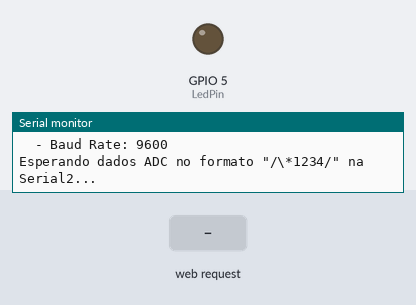
The sketch below on a simulated ESP32. Parts: output pins drawn as LEDs (lit = HIGH), the last lines printed to the serial monitor. Inputs (shaded band) come from the test bench. WiFi joins after 1.5 s; servers stay silent unless stated; random numbers use the default seed unless the sketch sets one; no MQTT or app messages arrive unless stated.

Above: at 2.7 s.
2.8 s: HTTP request GET /LEDControl/1 received
At 4.0 s:
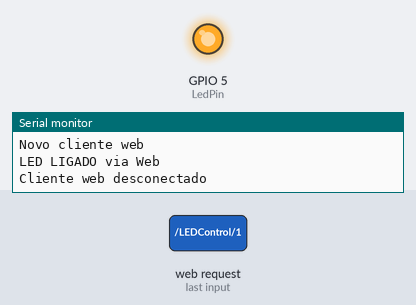
8.0 s: HTTP request GET /LEDControl/0 received
At 9.2 s:
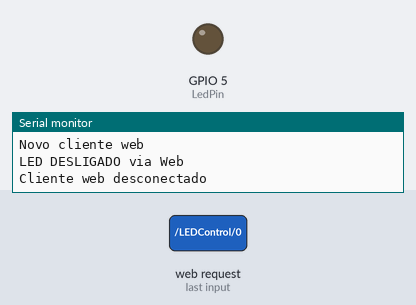
Timing chart, 0 to 11.0 s (numbered marks = the images above; inputs shaded):
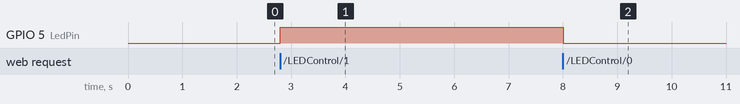

The sketch:

SensorNode.ino
```cpp
#include <WiFi.h>
#include <PubSubClient.h> // Biblioteca MQTT para fins educacionais

// Macro para escolher entre simulação e hardware real
#define SIMULATION_MODE 0  // 1 para simulação, 0 para hardware real

// Configurações WiFi
const char* ssid = "Alan Kardek";
const char* password = "87651234";

// Configurações MQTT
const char* mqtt_server = "test.mosquitto.org";
const int mqtt_port = 1883;
const char* mqtt_topic_led = "CAT341/LEDControl";
const char* mqtt_topic_status = "CAT341/status";
const char* mqtt_topic_adc = "CAT341/ADC"; // Novo tópico para dados ADC

// Configurações da Serial2 - ESP32 DevKit C
#define RX2_PIN 16  // GPIO16 é o pino RX2 no ESP32 DevKit C
#define TX2_PIN 17  // GPIO17 é o pino TX2 no ESP32 DevKit C
#define SERIAL2_BAUD 9600

// Pin do LED
#define LedPin 5

// Cliente WiFi para o servidor web
WiFiClient espClient;
WiFiServer server(80);

// Cliente MQTT
PubSubClient mqttClient(espClient);

// Variáveis para controle de tempo
unsigned long lastMsgTime = 0;
unsigned long lastCheckTime = 0;
char msg[50];
bool mqttConnected = false;

// Variáveis para leitura da porta serial
String serialBuffer = "";      // Buffer para Serial principal (depuração)
String serial2Buffer = "";     // Buffer para Serial2 (dados ADC)
bool stringComplete = false;   // Flag para Serial principal
bool string2Complete = false;  // Flag para Serial2
String adcValue = "";          // Para armazenar o valor extraído do ADC

// Esta função é chamada quando uma mensagem MQTT é recebida
void callback(char* topic, byte* payload, unsigned int length) {
  Serial.print("Mensagem MQTT recebida [");
  Serial.print(topic);
  Serial.print("]: ");

  String message;
  for (int i = 0; i < length; i++) {
    message += (char)payload[i];
  }
  Serial.println(message);

  // Controla o LED com base na mensagem
  if (message == "1") {
    digitalWrite(LedPin, HIGH);
    Serial.println("LED LIGADO via MQTT");
  } else if (message == "2" || message == "0") {
    digitalWrite(LedPin, LOW);
    Serial.println("LED DESLIGADO via MQTT");
  }
}

// Função para conectar/reconectar ao broker MQTT
void reconnect() {
  // Evita tentativas repetidas muito rápidas
  static unsigned long lastReconnectAttempt = 0;
  unsigned long now = millis();

  if (!mqttConnected && (now - lastReconnectAttempt > 5000)) {
    lastReconnectAttempt = now;

    Serial.print("Tentando conexão MQTT com ");
    Serial.print(mqtt_server);
    Serial.println("...");

    // Cria um ID de cliente aleatório
    String clientId = "ESP32Client-";
    clientId += String(random(0xffff), HEX);

    // Tenta conectar
    if (SIMULATION_MODE == 0 && mqttClient.connect(clientId.c_str())) {
      mqttConnected = true;
      Serial.println("Conectado ao broker MQTT!");

      // Publica mensagem de status
      mqttClient.publish(mqtt_topic_status, "ESP32 online");
      Serial.print("Publicando no topico [");
      Serial.print(mqtt_topic_status);
      Serial.println("]: ESP32 online");

      // Inscreve no tópico de controle
      mqttClient.subscribe(mqtt_topic_led);
      Serial.print("Inscrito no topico: ");
      Serial.println(mqtt_topic_led);
    } else if (SIMULATION_MODE == 1) {
      // Em modo de simulação, apenas fingimos estar conectados
      mqttConnected = true;
      Serial.println("Simulando conexão MQTT!");
    } else {
      Serial.print("Falha na conexão MQTT, rc=");
      Serial.print(mqttClient.state());
      Serial.println(" tentando novamente em 5 segundos");
    }
  }
}

void setup() {
  // Configura o LED
  pinMode(LedPin, OUTPUT);

  // Inicializa a Serial principal (USB) para depuração
  Serial.begin(115200);
  Serial.println("Inicializando...");

  // Inicializa a Serial2 para receber dados ADC
  Serial2.begin(SERIAL2_BAUD, SERIAL_8N1, RX2_PIN, TX2_PIN);

  // Inicializa os buffers seriais
  serialBuffer.reserve(50);
  serial2Buffer.reserve(50);
  adcValue.reserve(10);

  // Conecta ao WiFi
  Serial.println();
  Serial.print("Conectando ao WiFi ");
  Serial.println(ssid);

  WiFi.begin(ssid, password);

  while (WiFi.status() != WL_CONNECTED) {
    delay(500);
    Serial.print(".");
  }

  Serial.println("");
  Serial.println("WiFi conectado");
  Serial.print("Endereço IP: ");
  Serial.println(WiFi.localIP());

  // Configura o cliente MQTT
  mqttClient.setServer(mqtt_server, mqtt_port);
  mqttClient.setCallback(callback);

  // Inicia o servidor web (usado em ambos os modos para diagnóstico)
  server.begin();

  // Inicializa o gerador de números aleatórios
  randomSeed(micros());

  Serial.println(SIMULATION_MODE ? "Rodando em modo de SIMULAÇÃO" : "Rodando em modo de HARDWARE REAL");
  Serial.println("Servidor HTTP iniciado na porta 80");
  Serial.println("Endpoint ADC JSON disponível em /adc-json");

  // Informações sobre as portas seriais
  Serial.println("Configuração das portas seriais:");
  Serial.println("Serial (USB): Depuração apenas");
  Serial.println("Serial2: Recebendo dados ADC");
  Serial.print("  - Pino RX2: GPIO");
  Serial.println(RX2_PIN);
  Serial.print("  - Pino TX2: GPIO");
  Serial.println(TX2_PIN);
  Serial.print("  - Baud Rate: ");
  Serial.println(SERIAL2_BAUD);
  Serial.println("Esperando dados ADC no formato \"/\\*1234/\" na Serial2...");
}

void loop() {
  // Modo de hardware real: usa MQTT diretamente
  if (SIMULATION_MODE == 0) {
    if (!mqttClient.connected()) {
      reconnect();
    }
    mqttClient.loop();
  } else {
    // Modo simulação: verifica a conexão MQTT simulada
    if (!mqttConnected) {
      reconnect();
    }
  }

  // Lê a porta serial principal (apenas para depuração)
  while (Serial.available()) {
    char inChar = (char)Serial.read();
    serialBuffer += inChar;

    // Se encontramos um final de linha, marque a string como completa
    if (inChar == '\n') {
      stringComplete = true;
    }
  }

  // Processa a string recebida da serial principal
  if (stringComplete) {
    Serial.print("Comando de depuração recebido: ");
    Serial.println(serialBuffer);

    // Limpa o buffer para a próxima leitura
    serialBuffer = "";
    stringComplete = false;
  }

  // Lê a porta Serial2 (dados ADC)
  while (Serial2.available()) {
    char inChar = (char)Serial2.read();
    serial2Buffer += inChar;

    // Se encontramos um final de linha, marque a string como completa
    if (inChar == '\n') {
      string2Complete = true;
    }
  }

  // Processa a string recebida da Serial2
  if (string2Complete) {
    // Verifica se a string está no formato "/\*1002/"
    if (serial2Buffer.startsWith("/") && serial2Buffer.indexOf("*") > 0) {
      Serial.print("Dados ADC recebidos na Serial2: ");
      Serial.println(serial2Buffer);

      // Remove o '\n' do final
      serial2Buffer.trim();

      // Extrai apenas os 4 caracteres numéricos após o asterisco
      int asteriskPos = serial2Buffer.indexOf("*");
      int slashPos = serial2Buffer.lastIndexOf("/");

      if (asteriskPos >= 0 && slashPos > asteriskPos) {
        // Extrair os caracteres após o asterisco e antes da última barra
        adcValue = serial2Buffer.substring(asteriskPos + 1, slashPos);
        Serial.print("Valor ADC extraído: ");
        Serial.println(adcValue);

        // Atualiza o valor na web
        Serial.println("Valor ADC disponível no endpoint /adc-json");
      }

      // Publica no tópico ADC via MQTT
      if (SIMULATION_MODE == 0) {
        // Publicação MQTT real
        mqttClient.publish(mqtt_topic_adc, adcValue.c_str());
      } else {
        // Simulação de publicação MQTT via console
        Serial.print("Publicando no topico [");
        Serial.print(mqtt_topic_adc);
        Serial.print("]: ");
        Serial.println(adcValue);
      }
    }

    // Limpa o buffer para a próxima leitura
    serial2Buffer = "";
    string2Complete = false;
  }

  // Publica uma mensagem de status a cada 30 segundos
  unsigned long now = millis();
  if (now - lastMsgTime > 30000) {
    lastMsgTime = now;

    snprintf(msg, 50, "LED está %s", digitalRead(LedPin) ? "ligado" : "desligado");
    Serial.print("Publicando status: ");
    Serial.println(msg);

    if (SIMULATION_MODE == 0) {
      // Publicação MQTT real
      mqttClient.publish(mqtt_topic_status, msg);
    } else {
      // Simulação de publicação MQTT
      Serial.print("Publicando no topico [");
      Serial.print(mqtt_topic_status);
      Serial.print("]: ");
      Serial.println(msg);
    }
  }

  // Código do servidor web (esta parte funciona em ambos os modos)
  WiFiClient client = server.available();

  if (client) {
    Serial.println("Novo cliente web");
    String currentLine = "";
    bool isJsonRequest = false;

    while (client.connected()) {
      if (client.available()) {
        char c = client.read();

        if (c == '\n') {
          // Verifica se a solicitação é para o endpoint JSON
          if (currentLine.indexOf("GET /adc-json") >= 0) {
            isJsonRequest = true;
          }

          if (currentLine.length() == 0) {
            // Se for solicitação JSON, responda com JSON
            if (isJsonRequest) {
              client.println("HTTP/1.1 200 OK");
              client.println("Content-Type: application/json");
              client.println("Access-Control-Allow-Origin: *"); // Permitir CORS
              client.println("Connection: close");
              client.println();

              // Resposta JSON simples
              client.print("{\"adc_value\":\"");
              client.print(adcValue);
              client.print("\",\"timestamp\":");
              client.print(millis()/1000);
              client.println("}");
            } else {
              // Resposta HTML normal
              client.println("HTTP/1.1 200 OK");
              client.println("Content-type:text/html");
              client.println();

              // HTML do servidor web com valor ADC incluído
              client.println("<html><head>");
              client.println("<meta name=\"viewport\" content=\"width=device-width, initial-scale=1\">");
              client.println("<meta http-equiv=\"refresh\" content=\"5\">"); // Recarrega a cada 5 segundos
              client.println("<style>body { font-family: Arial; text-align: center; }");
              client.println(".button { background-color: #4CAF50; border: none; color: white; padding: 15px 32px;");
              client.println("text-align: center; font-size: 16px; margin: 4px 2px; cursor: pointer; }");
              client.println(".button-off { background-color: #f44336; }");
              client.println(".adc-value { font-size: 24px; font-weight: bold; margin: 20px 0; padding: 10px; background-color: #f0f0f0; border-radius: 5px; }");
              client.println("</style></head><body>");
              client.println("<h1>ESP32 MQTT Demo</h1>");
              client.println("<p>Controle o LED pelo navegador ou via MQTT (test.mosquitto.org)</p>");
              client.println("<a href=\"/LEDControl/1\"><button class=\"button\">LIGAR LED</button></a>");
              client.println("<a href=\"/LEDControl/0\"><button class=\"button button-off\">DESLIGAR LED</button></a>");

              // Exibe o valor ADC na página web se disponível
              if (adcValue.length() > 0) {
                client.println("<div class=\"adc-value\">Último valor ADC: ");
                client.println(adcValue);
                client.println("</div>");
                client.println("<p><small>Atualizado em: " + String(millis()/1000) + "s</small></p>");
              } else {
                client.println("<div class=\"adc-value\">Aguardando leitura ADC...</div>");
              }

              client.println("<p>Topico MQTT: CAT341/LEDControl</p>");
              client.println("<p>Envie '1' para ligar, '0' para desligar</p>");
              client.println("<p>Topico ADC: CAT341/ADC</p>");
              client.println("<p>Dados ADC disponíveis em JSON: <a href=\"/adc-json\">/adc-json</a></p>");
              client.println("<p><small>Serial2 RX: GPIO" + String(RX2_PIN) + ", TX: GPIO" + String(TX2_PIN) + "</small></p>");
              client.println("</body></html>");
            }

            break;
          } else {
            currentLine = "";
          }
        } else if (c != '\r') {
          currentLine += c;
        }

        // Processa comandos do servidor web
        if (currentLine.endsWith("GET /LEDControl/1")) {
          digitalWrite(LedPin, HIGH);
          Serial.println("LED LIGADO via Web");

          if (SIMULATION_MODE == 0) {
            // Publica mensagem MQTT real quando LED é ligado
            mqttClient.publish(mqtt_topic_led, "1");
          } else {
            // Simula a publicação de uma mensagem MQTT
            Serial.print("Publicando no topico [");
            Serial.print(mqtt_topic_led);
            Serial.println("]: 1");
          }
        }
        if (currentLine.endsWith("GET /LEDControl/0")) {
          digitalWrite(LedPin, LOW);
          Serial.println("LED DESLIGADO via Web");

          if (SIMULATION_MODE == 0) {
            // Publica mensagem MQTT real quando LED é desligado
            mqttClient.publish(mqtt_topic_led, "0");
          } else {
            // Simula a publicação de uma mensagem MQTT
            Serial.print("Publicando no topico [");
            Serial.print(mqtt_topic_led);
            Serial.println("]: 0");
          }
        }
      }
    }

    client.stop();
    Serial.println("Cliente web desconectado");
  }
}
```

Measured:
- after the input at 2.8 s, GPIO 5 (LedPin): LOW → HIGH at once
- after the input at 8.0 s, GPIO 5 (LedPin): HIGH → LOW at once
